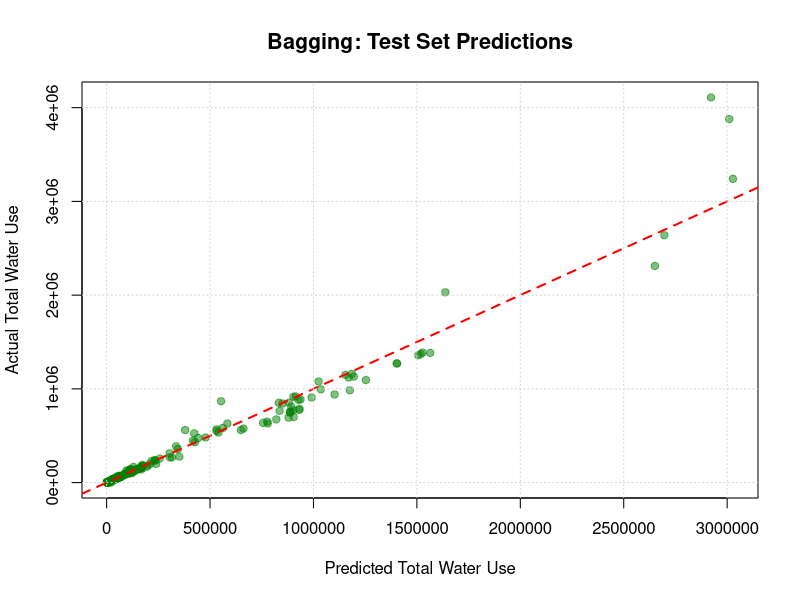
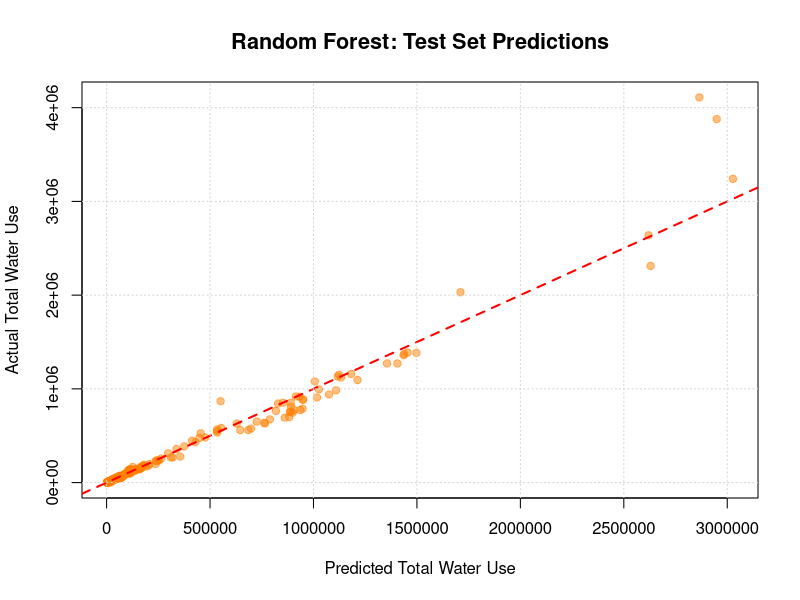
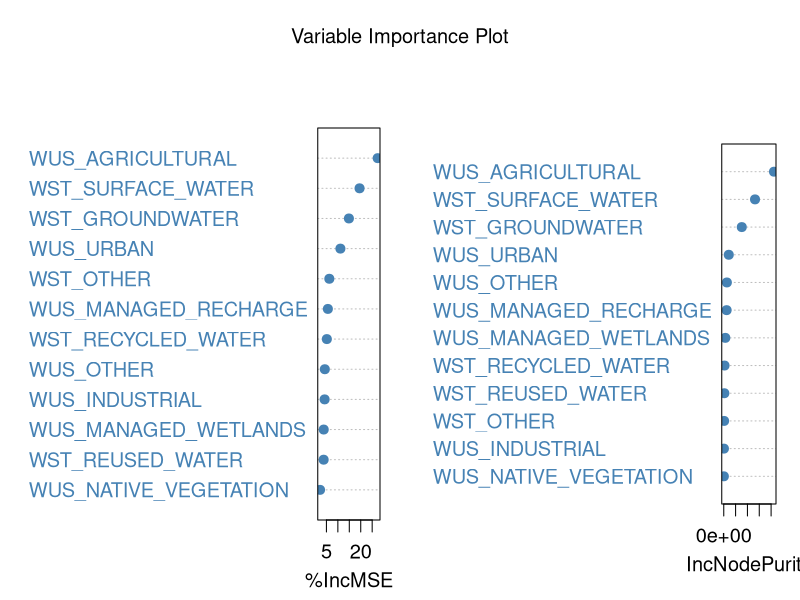

Source code (R) for these figures, in order:
library(tidyverse)
library(randomForest)

water <- read.csv("data/total_water_use.csv")

water_data <- water[, c("TOTAL_WATER_USE", "WST_GROUNDWATER", "WST_OTHER", 
                        "WST_RECYCLED_WATER", "WST_REUSED_WATER", 
                        "WST_SURFACE_WATER", "WUS_AGRICULTURAL", 
                        "WUS_INDUSTRIAL", "WUS_MANAGED_RECHARGE",
                        "WUS_MANAGED_WETLANDS", "WUS_NATIVE_VEGETATION", 
                        "WUS_OTHER", "WUS_URBAN")]

water_data <- na.omit(water_data)


# Train/test 50/50 split
set.seed(1)
train <- sample(1:nrow(water_data), nrow(water_data) / 2)
water.test <- water_data[-train, "TOTAL_WATER_USE"]


# Bagging is Random Forest with mtry = 12 (all predictors)

set.seed(1)
bag.water <- randomForest(TOTAL_WATER_USE ~ ., 
                          data = water_data,
                          subset = train, 
                          mtry = 12,           # All 12 predictors
                          importance = TRUE)

print(bag.water)

yhat.bag <- predict(bag.water, newdata = water_data[-train, ])

# Prediction vs Actual
plot(yhat.bag, water.test,
     xlab = "Predicted Total Water Use",
     ylab = "Actual Total Water Use",
     main = "Bagging: Test Set Predictions",
     pch = 19, col = rgb(0, 0.5, 0, 0.5),
     cex.main = 1.3, font.main = 2)
abline(0, 1, col = "red", lwd = 2, lty = 2)
grid()


# Test MSE
bag_mse <- mean((yhat.bag - water.test)^2)
bag_mse

# Try different # of trees
bag.water.25 <- randomForest(TOTAL_WATER_USE ~ ., 
                             data = water_data,
                             subset = train, 
                             mtry = 12, 
                             ntree = 25)
yhat.bag.25 <- predict(bag.water.25, newdata = water_data[-train, ])
bag_mse.25 <- mean((yhat.bag.25 - water.test)^2)
bag_mse.25

# ===== RANDOM FOREST =====

set.seed(1)
rf.water <- randomForest(TOTAL_WATER_USE ~ ., 
                         data = water_data,
                         subset = train, 
                         mtry = 6,            # same as ISLR example
                         importance = TRUE)

print(rf.water)

yhat.rf <- predict(rf.water, newdata = water_data[-train, ])

# Plot predictions vs actual
plot(yhat.rf, water.test,
     xlab = "Predicted Total Water Use",
     ylab = "Actual Total Water Use",
     main = "Random Forest: Test Set Predictions",
     pch = 19, col = rgb(1, 0.5, 0, 0.5),
     cex.main = 1.3, font.main = 2)
abline(0, 1, col = "red", lwd = 2, lty = 2)
grid()


# Test MSE
rf_mse <- mean((yhat.rf - water.test)^2)
rf_mse

# =============== IMPORTANCE ===================
imp <- importance(rf.water)
print(round(imp, 2))


## Importance plot as shown in ISLR p359
varImpPlot(rf.water, 
           main = "Variable Importance Plot",
           pch = 19,
           col = "steelblue",
           cex = 1.2)


